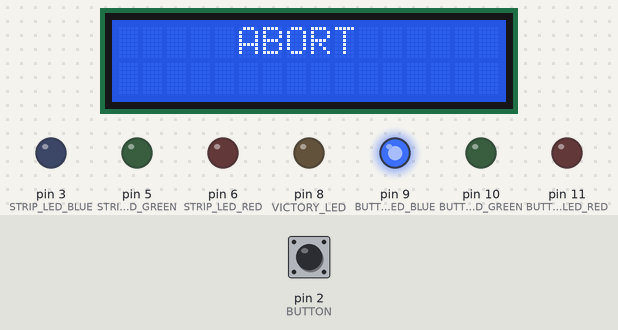
The sketch below on a simulated Arduino Uno, built with avr-gcc and run on an emulated ATmega328P. Shown: 16×2 character LCD, output pins drawn as LEDs (lit = HIGH). Inputs (shaded band) come from the test bench; at power-on: pin 2 (BUTTON) HIGH. What the sketch prints to the serial monitor is not drawn.

Above: at 1.2 s.
1.3 s: pin 2 (BUTTON) pulled LOW for 1 s
At 2.1 s:
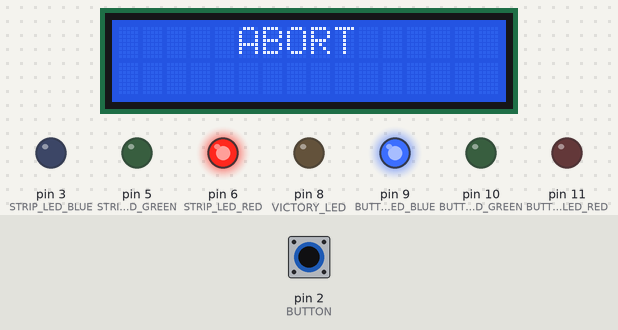
At 3.4 s:
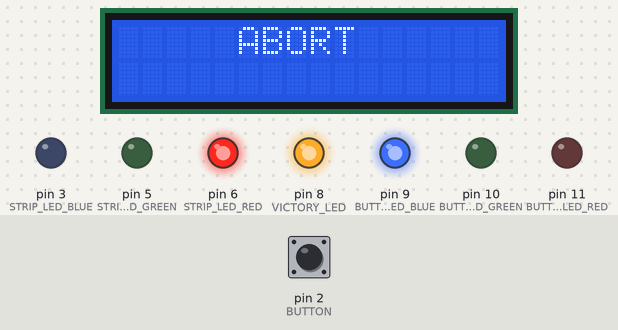
Timing chart, 0 to 4.9 s (numbered marks = the images above; inputs shaded):
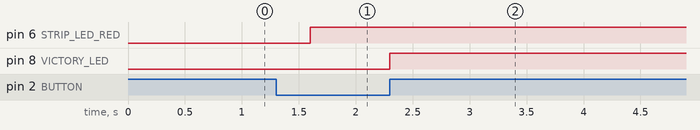

Measured:
- after the input at 1.3 s, pin 6 (STRIP_LED_RED): LOW → HIGH after 0.30 s; pin 8 (VICTORY_LED): LOW → HIGH after 1.0 s

The sketch:

the_button.ino
```cpp
#include <LinkedList.h>
#include <Wire.h>
#include <LCD.h>
#include <LiquidCrystal_I2C.h>


#define I2C_ADDR    0x3F
#define BACKLIGHT_PIN     3
#define En_pin  2
#define Rw_pin  1
#define Rs_pin  0
#define D4_pin  4
#define D5_pin  5
#define D6_pin  6
#define D7_pin  7

#define STRIP_LED_BLUE 3
#define STRIP_LED_GREEN 5
#define STRIP_LED_RED 6

#define BUTTON_LED_BLUE 9
#define BUTTON_LED_GREEN 10
#define BUTTON_LED_RED 11

#define BUTTON 2
#define VICTORY_LED 8

#define HOLD_TIME 300

#define YELLOW_CODE "Y"
#define WHITE_CODE "W"
#define GREEN_CODE "G"
#define RED_CODE "R"
#define BLUE_CODE "BLU"

LiquidCrystal_I2C  lcd(I2C_ADDR, En_pin, Rw_pin, Rs_pin, D4_pin, D5_pin, D6_pin, D7_pin);

String button_text = "ABORT";

int red[] = {255, 0, 0};
int orange[] = {255, 128, 0};
int yellow[] = {255, 255, 0};
int green_yellow[] = {128, 255, 0};
int green[] = {0, 255, 0};
int green_blue[] = {0, 255, 128};
int skyblue[] = {0, 255, 255};
int darker_skyblue[] = {0, 128, 255};
int blue[] = {0, 0, 255};
int purple[] = {127, 0, 255};
int pink[] = {255, 0, 255};
int magenta[] = {255, 0, 127};
int grey[] = {128, 128, 128};
int white[] = {255, 255, 255};
int off[] = {0, 0, 0};

int button_color[] = {0, 0, 0};

int strip_color[] = {0, 0, 0};

String button_action_status;

bool won;

void setup()
{

  lcd.begin (16, 2);
  lcd.setBacklightPin(BACKLIGHT_PIN, POSITIVE);
  lcd.setBacklight(HIGH);
  lcd.home ();

  Serial.begin(9600);

  pinMode(BUTTON, INPUT_PULLUP);

  pinMode(VICTORY_LED, OUTPUT);

  printToLcd(button_text);


  copyColorArray(blue, button_color);
  copyColorArray(red, strip_color);

  setColor("BUTTON", button_color);

  button_action_status = "";

  won = false;
}

void loop()
{
  if (!won) {
    if (digitalRead(BUTTON) == LOW && button_action_status == "") {
      delay(HOLD_TIME);

      if (digitalRead(BUTTON) == LOW) {
        button_action_status = "HOLD";
        setColor("STRIP", strip_color);
        Serial.println(button_action_status);
      } else {
        button_action_status = "PRESS";
        Serial.println(button_action_status);
      }
    } else if (digitalRead(BUTTON) == HIGH && button_action_status == "HOLD") {
      button_action_status = "RELEASE";
      won = true;
      digitalWrite(VICTORY_LED, HIGH);
      Serial.println(button_action_status);
    }
  }
}


void printToLcd(String message) {

  lcd.clear();
  lcd.setCursor(printHereToCenter(message), 0);
  lcd.print(message);


}

int printHereToCenter(String message) {

  int messageLength = message.length();
  int emptySpaces = 16 - messageLength;
  int halfEmpty = emptySpaces/2;

  return halfEmpty;
}

void copyColorArray(int base[], int result[]) {

  for (int i = 0; i < 3; i++) {
    result[i] = base[i];
  }
}

void setColor(String led, int color[])
{
  if (led == "BUTTON") {
    analogWrite(BUTTON_LED_RED, color[0]);
    analogWrite(BUTTON_LED_GREEN,color[1]);
    analogWrite(BUTTON_LED_BLUE,color[2]);
  } else {
    analogWrite(STRIP_LED_RED, color[0]);
    analogWrite(STRIP_LED_GREEN,color[1]);
    analogWrite(STRIP_LED_BLUE,color[2]);
  }
}
```
